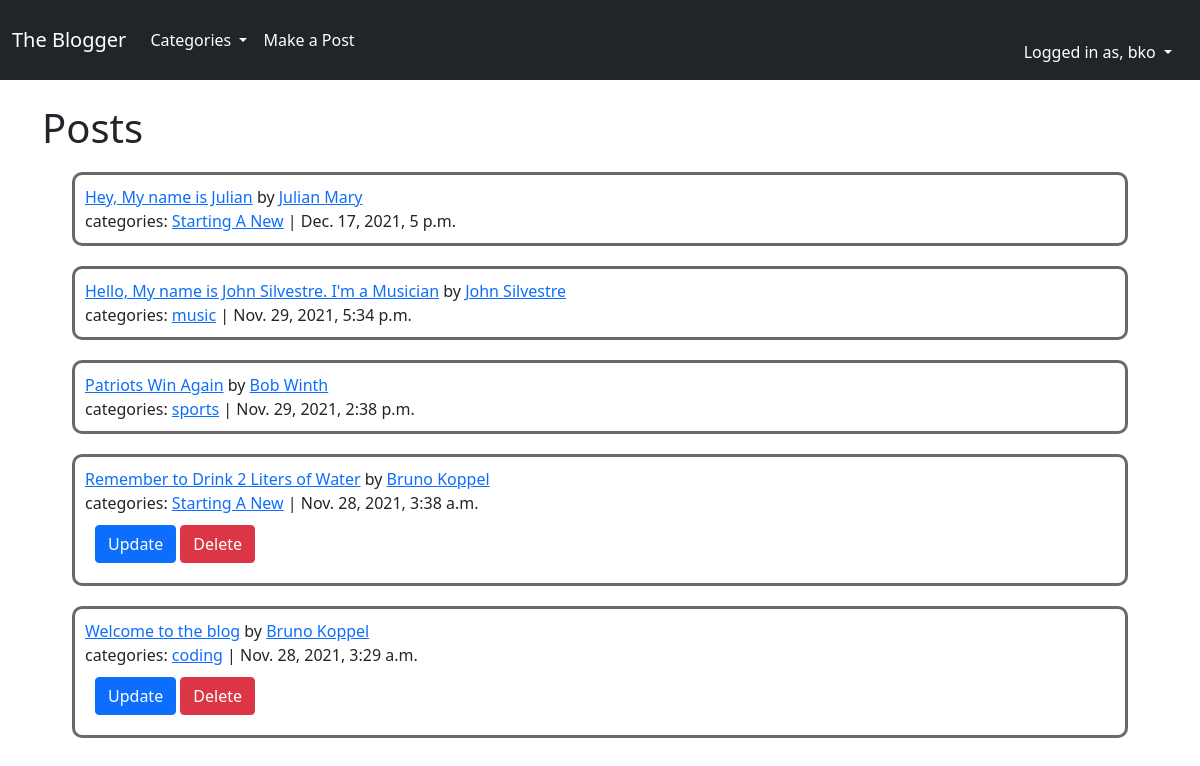
The app's page / (signed in) with its own data.
### blogfeed/models.py (models this page shows, shortened)
class Post(models.Model):
    title = models.CharField(max_length=255)
    title_tag = models.CharField(max_length=255, default="the blogger")
    post_date = models.DateField(auto_now_add=True)
    header_image = models.ImageField(
        null=True, blank=True, upload_to="images/")
    author = models.ForeignKey(User, on_delete=models.CASCADE)
    body = RichTextField(blank=True, null=True)
    date_added = models.DateTimeField(auto_now_add=True)
    category = models.CharField(max_length=255, default='uncategorized')
    likes = models.ManyToManyField(User, related_name='blog_post')

### blogfeed/views.py (the view)
# urls.py: path('', HomeView.as_view(), name="home"),
class HomeView(ListView):
    model = Post
    template_name = 'home.html'
    categories = Category.objects.all()
    ordering = ['-date_added']
    def get_context_data(self, *args, **kwargs):
        category_list = Category.objects.all()
        context = super(HomeView, self).get_context_data(*args, **kwargs)
        context["category_list"] = category_list
        return context

### blogfeed/models.py (called while the page is built)
    def __str__(self):
        return self.name

### blogfeed/templates/home.html (shortened to what this page needs)
{% extends 'base.html' %}
{% block content %}
<h1>Posts</h1>
<div style="margin: 10px;">
  {% for post in object_list %}
  <div style="margin: 20px; padding: 10px; border-style: solid; border-radius: 10px; border-color: dimgrey;">
    <a href="{% url 'post_details' post.pk %}">{{ post.title }}</a>
    by
    <a href="{% url 'profile_page' post.author.profile.id %}">{{ post.author.first_name }}
      {{ post.author.last_name }}</a>
    <div>
      categories: <a href="{% url 'category' post.category|slugify %}">{{ post.category }}</a>
      | {{ post.date_added }}
    </div>
    {% if user.is_authenticated and user.id == post.author.id %}
    <div style="margin: 10px;">
      <a href="{% url 'post_update' post.pk %}" class="btn btn-primary">Update</a>
      <a href="{% url 'post_delete' post.pk %}" class="btn btn-danger">Delete</a>
    </div>
    {% endif %}
  </div>
  {% endfor %}
</div>
{% endblock %}

### blogfeed/templates/base.html (shortened to what this page needs)
<!doctype html>
<html lang="en">
<head>
  <link href="https://cdn.jsdelivr.net/npm/bootstrap@5.1.3/dist/css/bootstrap.min.css" rel="stylesheet"
>
</head>
<body>
  <nav class="navbar navbar-expand-lg navbar-dark bg-dark">
    <div class="container-fluid">
      <a class="navbar-brand" href="{% url 'home' %}">The Blogger</a>
      <div class="collapse navbar-collapse " id="navbarSupportedContent">
        <ul class="navbar-nav me-auto mb-2 mb-lg-0">
          {% if category_list %}
          <li class="nav-item dropdown">
            <a class="nav-link dropdown-toggle active" href="#" id="navbarDropdown" role="button"
              data-bs-toggle="dropdown" aria-expanded="false" style="color: #ffffff;">
              Categories
            </a>
          </li>
          {% else %}
          <li class="nav-item">
            <a class="nav-link active" aria-current="page" href="{% url 'category_list' %}">Categories</a>
          </li>
          {% endif %}
          {% if user.is_authenticated %}
          <li class="nav-item">
            <a class="nav-link active" aria-current="page" href="{% url 'post_create' %}">Make a Post</a>
          </li>
          {% endif %}
        </ul>
        {% if user.is_authenticated %}
        <li class="nav-item dropdown">
          <a class="nav-link active dropdown-toggle" href="#" id="navbarDropdown" role="button"
            data-bs-toggle="dropdown" aria-expanded="false" style="color: #ffffff;">
            Logged in as, {{ user.username }}
          </a>
        </li>
        {% endif %}
      </div>
    </div>
  </nav>
  <br />
  <div class="container">
    {% block content %}
    {% endblock %}
  </div>
</body>
</html>

### records on screen
Post: title "Hey, My name is Julian", author.first_name "Julian", author.last_name "Mary", category "Starting A New", date_added "Dec. 17, 2021, 5 p.m."
Post: title "Hello, My name is John Silvestre. I'm a Musician", author.first_name "John", author.last_name "Silvestre", category "music", date_added "Nov. 29, 2021, 5:34 p.m."
Post: title "Patriots Win Again", author.first_name "Bob", author.last_name "Winth", category "sports", date_added "Nov. 29, 2021, 2:38 p.m."
Post: title "Remember to Drink 2 Liters of Water", author.first_name "Bruno", author.last_name "Koppel", category "Starting A New", date_added "Nov. 28, 2021, 3:38 a.m.", shows "Update"
Post: title "Welcome to the blog", author.first_name "Bruno", author.last_name "Koppel", category "coding", date_added "Nov. 28, 2021, 3:29 a.m.", shows "Update"

### other values on screen
{{ user.username }} "bko"
